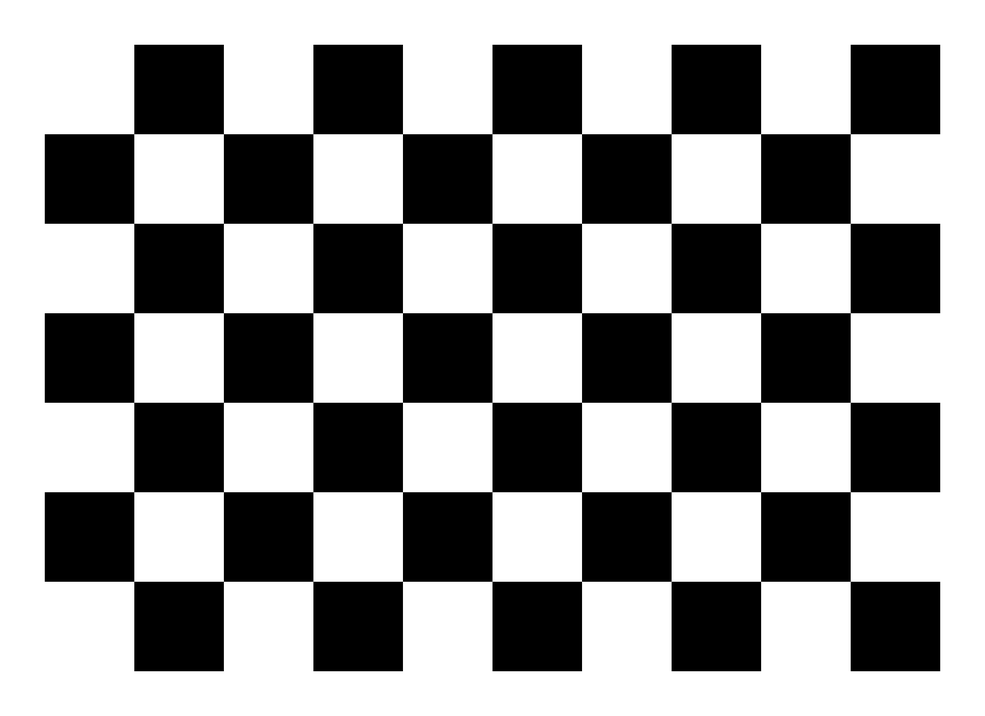
#> input picture calibration/checkerboard.png, 985 x 716 px, shrunk from 2200 x 1600 before the run
$ python undistort_batch.py --in-dir . --out-dir out
#> lines starting #> are read from the running program, lines starting #| are printed output that depends on the picture
# Undistort every image in a directory using saved intrinsics.

import argparse
from pathlib import Path

import cv2
import numpy as np
from tqdm import tqdm


IMAGE_EXTS = {".jpg", ".jpeg", ".png", ".JPG", ".JPEG", ".PNG"}


def undistort_dir(in_dir, out_dir, intrinsics_path):
    data = np.load(intrinsics_path, allow_pickle=True)
#> (reads calibration/intrinsics.npz from the repository)
    K, dist = data["K"], data["dist"]

    out_dir.mkdir(parents=True, exist_ok=True)
    paths = sorted(p for p in in_dir.iterdir() if p.suffix in IMAGE_EXTS)
    if not paths:
        raise FileNotFoundError(f"No images in {in_dir}")

    new_K_cache = {}
    for p in tqdm(paths, desc="undistort"):
        img = cv2.imread(str(p))
#> img is the input picture: shape (716, 985, 3); min 0, max 255, mean 153.6
        if img is None:
            print(f"skip {p.name}")
            continue
        h, w = img.shape[:2]
#> h = 716; w = 985
        if (w, h) not in new_K_cache:
            new_K, _ = cv2.getOptimalNewCameraMatrix(K, dist, (w, h), alpha=1.0, newImgSize=(w, h))
            new_K_cache[(w, h)] = new_K
        cv2.imwrite(str(out_dir / p.name),
                    cv2.undistort(img, K, dist, None, new_K_cache[(w, h)]))
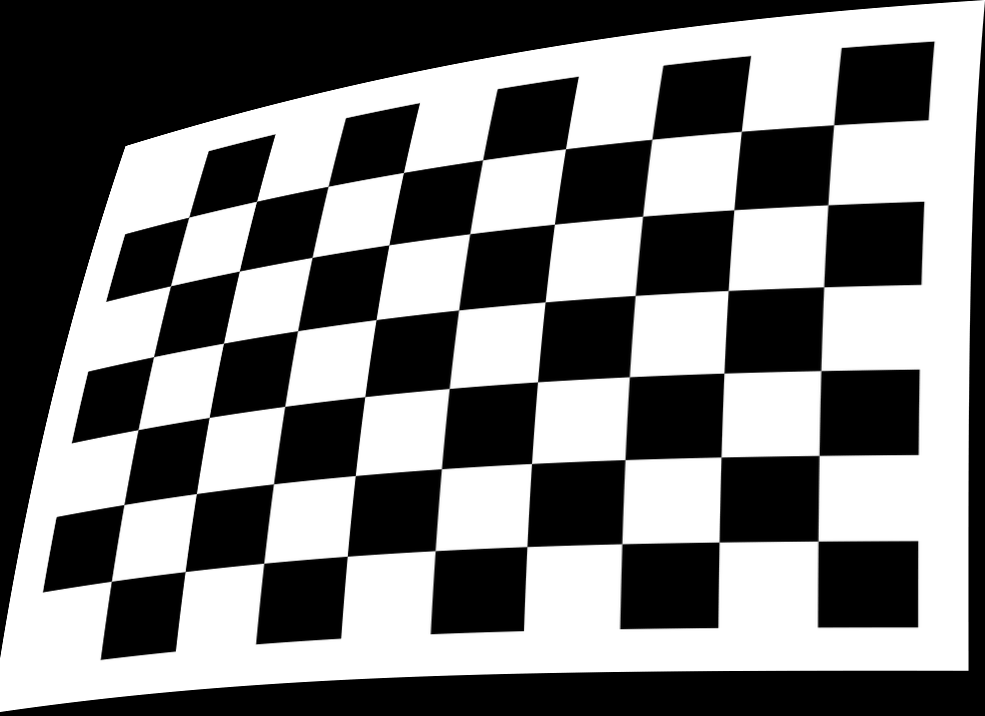
#> saved as checkerboard.png: shape (716, 985, 3); min 0, max 255, mean 122.6

    print(f"\nwrote {len(paths)} images to {out_dir}")


if __name__ == "__main__":
    p = argparse.ArgumentParser()
    p.add_argument("--in-dir", type=Path, required=True)
    p.add_argument("--out-dir", type=Path, required=True)
    p.add_argument("--intrinsics", type=Path, default=Path("calibration/intrinsics.npz"))
    args = p.parse_args()
    undistort_dir(args.in_dir, args.out_dir, args.intrinsics)
